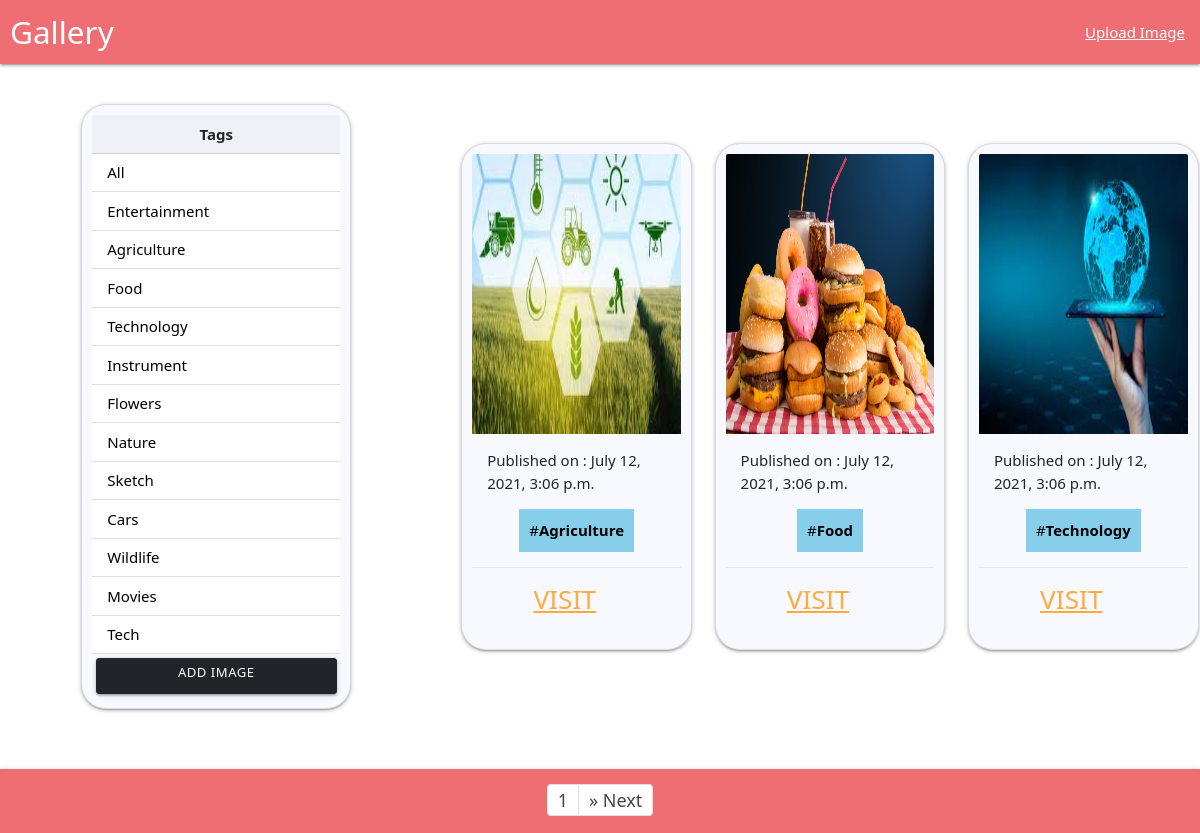
The page / on the database its author committed.
### imageGallery/models.py (models this page shows, shortened)
class Tags(models.Model):
    name = models.CharField(max_length=200)
    def __str__(self):
        return self.name

class GalleryImage(models.Model):
    tags = models.ForeignKey('Tags',blank=True,null=True,on_delete=SET_NULL)
    image = models.ImageField(upload_to='media')
    uploaded_at = models.DateTimeField(auto_now_add=True)

### imageGallery/views.py (the view)
# urls.py: path('',views.gallery,name="gallery"),
def gallery(request):
    tag = request.GET.get('tag')
    if tag == None:
        images = GalleryImage.objects.all()
    else:
        images = GalleryImage.objects.filter(tags__name=tag)
    alltags = Tags.objects.all()
    p = Paginator(images, 3)
    page_number = request.GET.get('page')
    page_obj = p.get_page(page_number)  # returns the desired page object
    context = {
        'images': images,
        'page_obj': page_obj,
        'mytags': alltags,
    }
    return render(request, 'index.html', context)

### templates/index.html (shortened to what this page needs)
{% extends 'base.html' %}
{% block content %}
<div class="container">
  <div class="row images">
    <div class="col-lg-4">
      <div class="card" style="width: 18rem;">
        <div class="card-header" style="text-align: center;">
          <strong>Tags</strong>
        </div>
        <ul class="list-group list-group-flush">
          <li class="list-group-item"><a href="{% url 'gallery' %}">All</a></li>
          {% for imageTag in mytags %}
          <li class="list-group-item"><a href="{% url 'gallery' %}?tag={{imageTag}}">{{imageTag}}</a></li>
          {% endfor %}
          <a href="{% url 'add' %}" class="btn btn-dark btn-block btn-sm m-1">Add Image</a>
        </ul>
      </div>
    </div>
    <div class="col-lg-8">
      <div class="row">
        {% for pic in page_obj.object_list %}
        <div class="col-lg-4">
          <div class="card">
            <div class="card-image">
              <img src="{{pic.image.url}}">
              <span class="card-title"></span>
            </div>
            <div class="card-content">
              <p>Published on : {{pic.uploaded_at}}</p>
            </div>
            <div class="card-tags">
              <p>#<strong>{{pic.tags}}</strong></p>
            </div>
            <div class="card-action">
              <h3><a href="{% url 'specificImg' pic.pk %}">Visit</a></h3>
            </div>
          </div>
        </div>
        {% empty %}
        <h3>No Images Found.</h3>
        {% endfor %}
      </div>
    </div>
  </div>
</div>
<nav aria-label="Page navigation example">
  <ul class="pagination">
    <li class="page-item"><a class="page-link" href="#">{{page_obj.number}}</a></li>
    {%if page_obj.has_next %}
    <li class="page-item">
      <a class="page-link" href="?page={{page_obj.next_page_number}}" aria-label="Next">
        <span aria-hidden="true">&raquo;</span>
        <span class="sr-only">Next</span>
      </a>
    </li>
    {% endif %}
  </ul>
</nav>
{% endblock %}

### templates/base.html (shortened to what this page needs)
{% load static %}
<!DOCTYPE html>
<html lang="en">
<head>
  <link rel="stylesheet" href="https://cdnjs.cloudflare.com/ajax/libs/materialize/1.0.0/css/materialize.min.css">
  <link href="https://cdn.jsdelivr.net/npm/bootstrap@5.0.2/dist/css/bootstrap.min.css" rel="stylesheet"
>
  <link rel="stylesheet" href="{% static 'css/style.css' %}">
</head>
<body>
  <nav>
    <div class="nav-wrapper">
      <a href="/" class="brand-logo">Gallery</a>
      <ul id="nav-mobile" class="right hide-on-med-and-down">
        <li><a href="{% url 'add' %}">Upload Image</a></li>
      </ul>
    </div>
  </nav>
  {% block content %}
  {% endblock %}
</body>
</html>

### static/css/style.css (style rules this page uses)
* { box-sizing: border-box; }
.brand-logo { margin-left: 10px; text-decoration: none; }
.images { display: flex; justify-content: center; align-items: center; }
.card { width: 100%; padding: 10px; margin: 40px; background-color: ghostwhite; border-radius: 25px; }
.card-image { height: auto; border-radius: 25px; }
.card-image img { width: 300px; height: 280px; }
.card .card-content { padding: 15px; }
.card .card-tags { text-align: center; display: flex; justify-content: space-evenly; }
.card .card-tags p { background: skyblue; color: black; display: inline; padding: 10px; }
.card .card-action { display: flex; justify-content: center; align-items: center; }
.pagination { display: flex; justify-content: center; }
.list-group-item a { text-decoration: none; color: black; }

### rows shown on the page
Tags: name "Entertainment"
Tags: name "Agriculture"
Tags: name "Food"
Tags: name "Technology"
Tags: name "Instrument"
Tags: name "Flowers"
Tags: name "Nature"
Tags: name "Sketch"
Tags: name "Cars"
Tags: name "Wildlife"
Tags: name "Movies"
Tags: name "Tech"
GalleryImage: image (picture), uploaded_at "July 12, 2021, 3:06 p.m.", tags "Agriculture"
GalleryImage: image (picture), uploaded_at "July 12, 2021, 3:06 p.m.", tags "Food"
GalleryImage: image (picture), uploaded_at "July 12, 2021, 3:06 p.m.", tags "Technology"

### other values the page prints
{{ page_obj.number }} "1"
